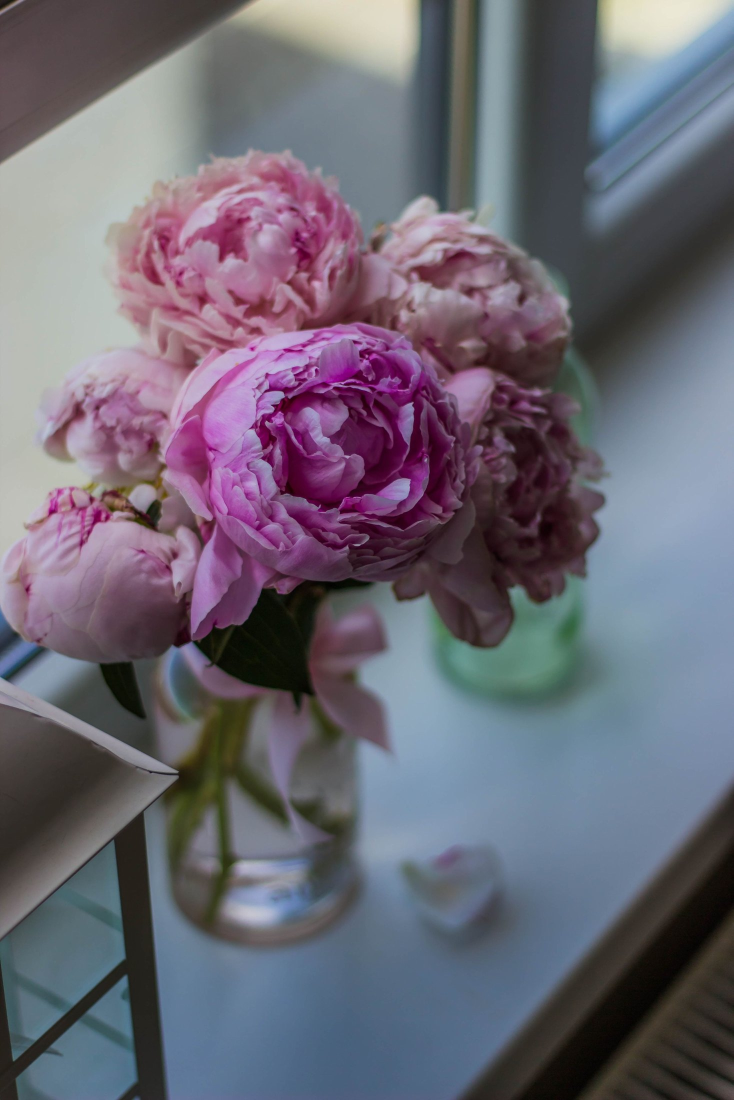
#> input picture marketplace-cards/chanel-chance/bg.jpg, 1467 x 2200 px (shown at 1/2 size)
$ python -i render.py   (imports and definitions only)
#> lines starting #> are read from the running program, lines starting #| are printed output that depends on the picture
#> further down, picture is the input picture: shape (2200, 1467, 3); mean B, G, R 116, 103.4, 107.2
import os, sys, math, subprocess
import numpy as np, cv2
from PIL import Image, ImageDraw, ImageFont, ImageOps, ImageFilter
from manifest import frames, UP

W, H, FPS, T = 1080, 1920, 25, 1.0
FB = "/usr/share/fonts/opentype/inter/Inter-Bold.otf"
FS = "/usr/share/fonts/opentype/inter/Inter-SemiBold.otf"
GREEN_D = (22, 74, 42)
GREEN = (52, 148, 74)
WASH = np.array((233, 244, 228), np.float32)
HERE = os.path.dirname(os.path.abspath(__file__))
SCHOOL_LOGO = UP + "aee4b044-image.jpg"

TEXT = {
    1: ['"Экологиялық тәрбие беруді ұйымдастыру үздік ұйымы" конкурсы',
        '"Қожаберген жырау атындағы 6 орта мектеп" КММ'],
    2: ['Жыл сайын сәуір айында мектебімізде "Экологиялық айлығы" өтеді.'],
    3: ['"Экосағаттар"'],
    4: ['Экологиялық флайерларды тарату', '"Қоқыс сұрыптау"', '"Табиғат дауысы"'],
    5: ['"Құстар күні" суреттер көрмесі', '"Құстар қанатты достар" ұяшықтарды жасау'],
    6: ['"Экология -өмірдің жүрегі" сыныптан тыс іс-шаралар'],
    7: ['Экологиялық ашық сабақтары'],
    8: ['"Жер сағаты" - электр энергияны үнемдеуге арналған жарықты өшіру акциясы'],
    9: ['"Экоәлем" кітап көрмесі'],
    10: ['"Табиғат саз әлемінде" музыкалық әндер байқауы'],
    11: ['"Қоқыстан өнерге" көрмесі'],
    12: ['"Green oases" макеттер сайысы'],
    13: ['ProEco - экологиялық жоба', 'Хабдул Асель 3 орын'],
    14: ['"Эко -дебат: vs әдет"'],
    15: ['"Таза Қазақстан" бағдарламасы аясында "Жасыл маршрут" акциясы'],
    16: ['"Таза Қазақстан" акциясы шеңберінде тазалық жұмыстар'],
    17: ['"Таза Қазақстан" экологиялық акциясын қолдау мақсатында "Ағаш егу" челлендждері'],
    18: ['"Таза бейсенбілік"'],
    19: ['"Таза Қазақстан" акциясы шеңберінде тұрмыстық қалдықтарды "Радуга" ЖШС қайта өңдеуге тапсырылады'],
    20: ['«Жасыл мектеп» ұлттық жобасы аясында мектебімізде жасыл бұрышты жасау басталды.'],
}

def clamp(x, a=0.0, b=1.0): return max(a, min(b, x))
def sm(x):
    x = clamp(x); return x * x * (3 - 2 * x)

# [25 lines left out: functions duration, load, rr_mask, premult, not called in this run]

def make_bg(im):
    a = np.asarray(im, np.uint8); h, w = a.shape[:2]
#> after `h, w = a.shape[:2]`: h = 2200; w = 1467
    tw = int(h * W / H)
#> tw = 1237
    if tw <= w:
        x0 = (w - tw) // 2; a = a[:, x0:x0 + tw]
#> after `x0 = (w - tw) // 2`: x0 = 115
#> after `a = a[:, x0:x0 + tw]`:
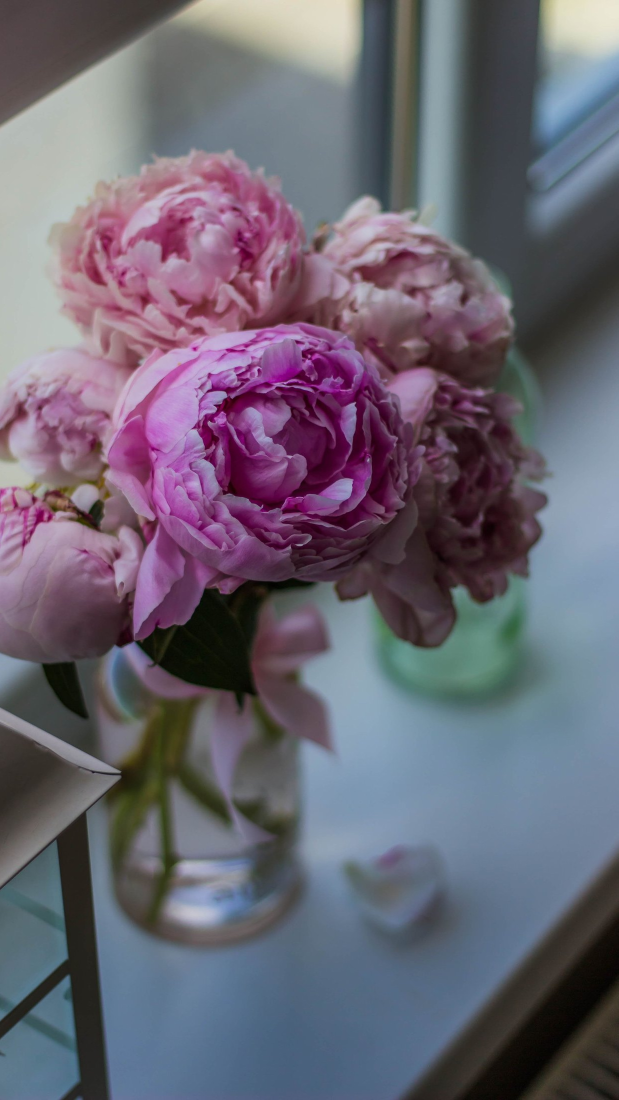
#> a: shape (2200, 1237, 3) (shown at 1/2 size); mean B, G, R 114.5, 101, 106.1
    else:
        th = int(w * H / W); y0 = (h - th) // 2; a = a[y0:y0 + th]
    s = cv2.resize(a, (108, 192), interpolation=cv2.INTER_AREA)
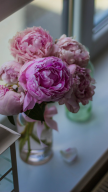
#> s: shape (192, 108, 3); mean B, G, R 114.5, 101, 106.1
    s = cv2.GaussianBlur(s, (0, 0), 5)
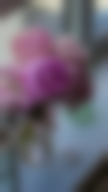
#> s: shape (192, 108, 3); mean B, G, R 114.5, 101, 106.1
    b = cv2.resize(s, (W, H), interpolation=cv2.INTER_CUBIC).astype(np.float32)
    out = 0.22 * b + 0.78 * WASH
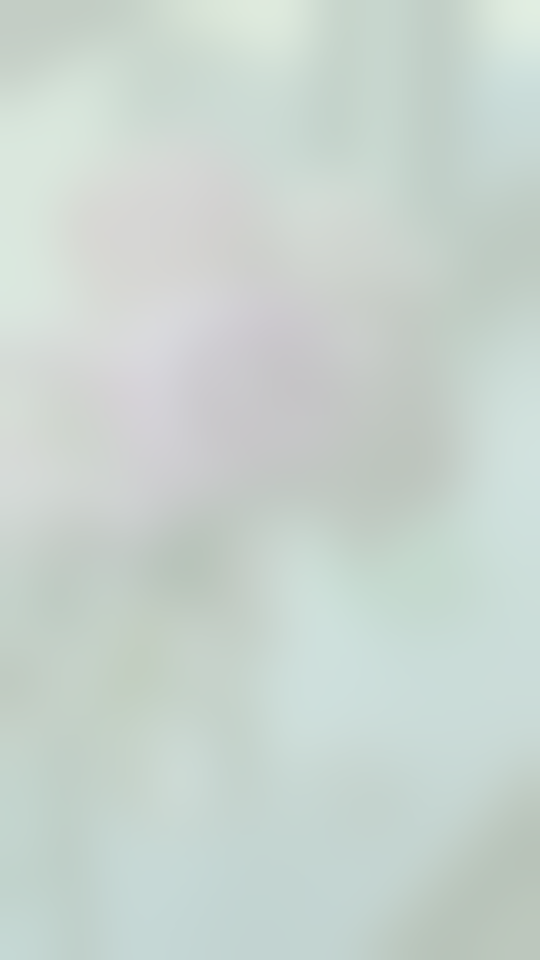
#> out: shape (1920, 1080, 3) float32 (shown at 1/2 size); mean B, G, R 207.6, 214.6, 199.1
    return np.clip(out, 0, 255).astype(np.uint8)

# ---------- layout ----------
# [28 lines left out: function layout, not called in this run]

AX, AY, AW, AH = 36, 270, 1008, 1610

# [51 lines left out: functions comp, make_layer, wrap, fit_text, not called in this run]

HX, HY, HW, HH = 36, 36, 844, 210
SHM = 34

# [67 lines left out: functions panel_img, build_header, build_title_panel, build_logo, blend_premult, split_pages, not called in this run]

class Scene: pass

# [72 lines left out: functions build_scene, render_page, render_body, not called in this run]

# ---------- timeline ----------
class Timeline:
    # [56 lines left out: functions __init__, scene, frame, not called in this run]

TL = None
# [11 lines left out: function worker, not called in this run]

# [21 lines not run here, left out]

>>> import cv2
>>> picture = cv2.imread('../../marketplace-cards/chanel-chance/bg.jpg')
>>> result = make_bg(picture)
